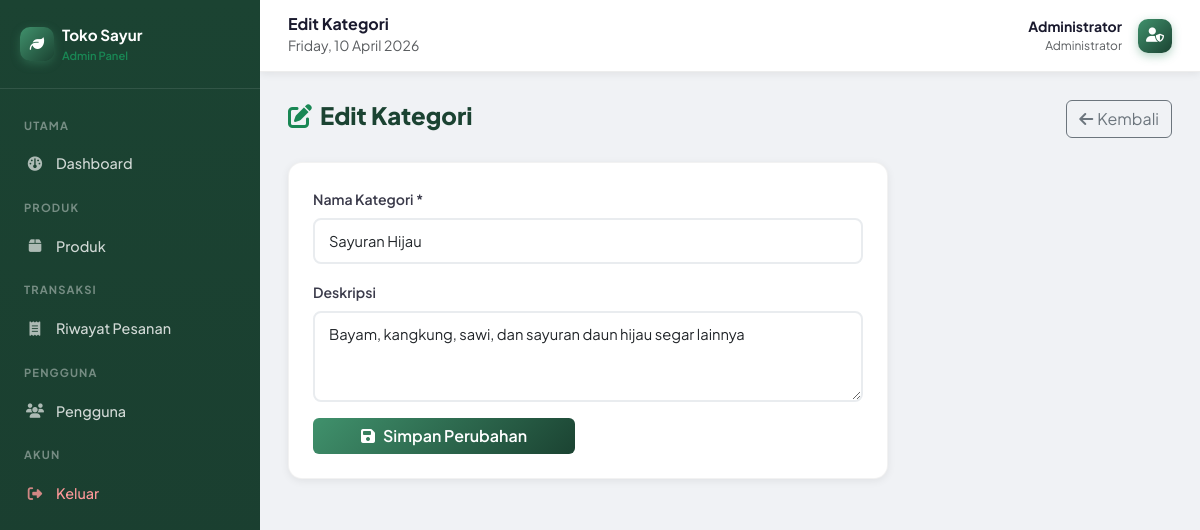
/admin/categories/edit.php?id=1 (signed in), run on the app's committed database.
### tables this page shows
CREATE TABLE `categories` (
  `id` int(11) NOT NULL AUTO_INCREMENT,
  `name` varchar(100) NOT NULL,
  `slug` varchar(100) NOT NULL,
  `description` text DEFAULT NULL,
  `image` varchar(255) DEFAULT NULL,
  `created_at` timestamp NOT NULL DEFAULT current_timestamp(),
  PRIMARY KEY (`id`),
  UNIQUE KEY `slug` (`slug`)
);

### config/functions.php (called while the page is built, shortened)
<?php
function e(string $val): string {
    return htmlspecialchars($val, ENT_QUOTES, 'UTF-8');
}

### admin/categories/edit.php (the view, shortened to what this page needs)
<?php
require_once __DIR__ . '/../../config/functions.php';
$id = (int)($_GET['id'] ?? 0);
$stmt = $pdo->prepare('SELECT * FROM categories WHERE id=?'); $stmt->execute([$id]);
$cat = $stmt->fetch();
include __DIR__ . '/../includes/header.php';
?>
<div class="d-flex justify-content-between align-items-center mb-4">
  <h4 class="admin-page-title"><i class="fas fa-edit me-2 text-success"></i>Edit Kategori</h4>
  <a href="<?= BASE_URL ?>/admin/categories/index.php" class="btn btn-outline-secondary"><i class="fas fa-arrow-left me-1"></i>Kembali</a>
</div>
<div class="admin-card p-4" style="max-width:600px;">
  <form method="POST">
    <div class="mb-3"><label class="form-label fw-600">Nama Kategori *</label><input type="text" name="name" class="form-control" value="<?= e($cat['name']) ?>" required></div>
    <div class="mb-3"><label class="form-label fw-600">Deskripsi</label><textarea name="description" class="form-control" rows="3"><?= e($cat['description']) ?></textarea></div>
    <button type="submit" class="btn btn-success-custom px-5 fw-700"><i class="fas fa-save me-2"></i>Simpan Perubahan</button>
  </form>
</div>
<?php include __DIR__ . '/../includes/footer.php'; ?>

### assets/css/style.css (style rules this page uses)
:root { --green-900: #1b4332; --green-800: #2d6a4f; --green-700: #40916c; --green-600: #52b788; --green-500: #74c69d; --green-400: #95d5b2; --green-100: #d8f3dc; --green-50: #f0faf4; --orange: #f4a261; --text-dark: #1a1a2e; --text-muted: #6c757d; --shadow-sm: 0 2px 8px rgba(0, 0, 0, .07); --shadow-md: 0 4px 20px rgba(0, 0, 0, .10); --shadow-lg: 0 8px 40px rgba(0, 0, 0, .14); --radius: 14px; --radius-sm: 8px; --transition: .25s ease; }
*, *::before, *::after { box-sizing: border-box; }
body { font-family: 'Plus Jakarta Sans', sans-serif; color: var(--text-dark); background: #f8faf9; scroll-behavior: smooth; }
a { text-decoration: none; color: inherit; transition: color var(--transition); }
.fw-600 { font-weight: 600; }
.fw-700 { font-weight: 700; }
.form-label { font-weight: 600; font-size: .88rem; color: #3a3a4a; }
.form-control { border: 2px solid #e9ecef; border-radius: var(--radius-sm); padding: 10px 14px; font-size: .92rem; transition: border-color var(--transition), box-shadow var(--transition); }
.admin-page-title { font-size: 1.5rem; font-weight: 800; color: var(--green-900); }
.admin-card { background: #fff; border-radius: var(--radius); box-shadow: var(--shadow-sm); border: 1px solid rgba(0, 0, 0, .05); overflow: hidden; }
.btn-success-custom { background: linear-gradient(135deg, var(--green-700), var(--green-900)); border: none; color: #fff; font-weight: 600; transition: all var(--transition); }

### data on the page
categories: name "Sayuran Hijau", description "Bayam, kangkung, sawi, dan sayuran daun hijau segar lainnya"

### other printed values
$pageTitle "Edit Kategori"
$_SESSION['user_name'] "Administrator"
